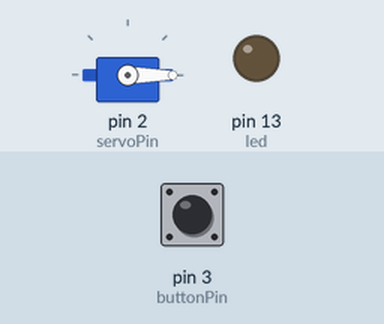
Recording of a sketch running on a simulated Arduino Uno, built with avr-gcc and run on an emulated ATmega328P. On the bench: servo, output pins drawn as LEDs (lit = HIGH). The test bench sets the inputs (shaded band); at power-on: pin 3 (buttonPin) LOW.

Above: at 1.8 s.
1.9 s: pin 3 (buttonPin) pulled HIGH for 3.2 s
At 5.2 s:
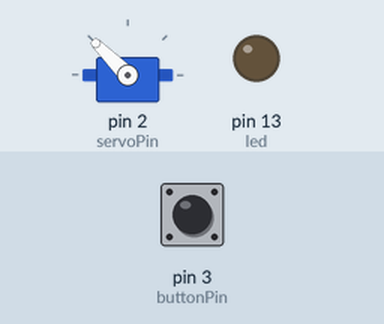
6.6 s: pin 3 (buttonPin) pulled HIGH for 0.15 s
At 7.1 s:
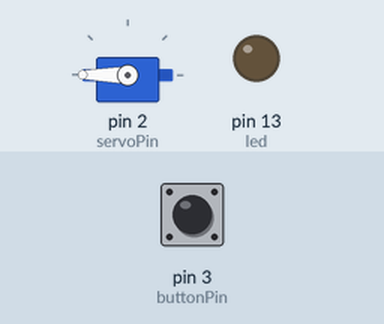
8.2 s: pin 3 (buttonPin) pulled HIGH for 1 s
At 9.5 s:
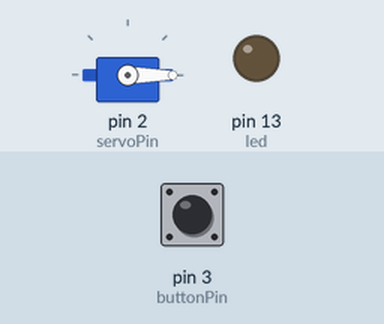
Timing chart, 0 to 11.2 s (numbered marks = the images above; inputs shaded):
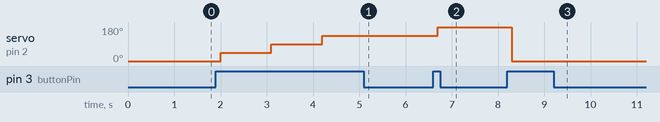

The sketch:

servo_test.ino
```cpp
#include <Servo.h>

Servo servo;

int servoPin = 2;
int buttonPin = 3;

int led = 13;

int pos = 0;
bool changePos = true;

void setup() {
  //set the pin outs
  pinMode(buttonPin, INPUT);
  pinMode(led, OUTPUT);
}

void loop() {
  //change the position if the button was pressed
  if (digitalRead(buttonPin) == HIGH) {
    pos += 45;
    if (pos > 180) {
      pos = 0;
    }
    changePos = true;
    delay(100);
  }

  //change the position of the servo if it is updated
  if (changePos) {
    changePos = false;
    servo.attach(servoPin);
    servo.write(pos);
    delay(1000);
    servo.detach();//detach the servo if it's not used so it doesn't try to correct the position all the time
  }

  //test whether the update flag is on (should not be on)
  /*if (changePos) {
    digitalWrite(led, HIGH);
  }
  else {
    digitalWrite(led, LOW);
  }*/
}
```

Measured:
- after the input at 1.9 s, servo on pin 2 (servoPin): 0° → 45° after 0.10 s, → 90° 1.1 s later, → 135° 1.1 s later
- after the input at 6.6 s, servo on pin 2 (servoPin): 135° → 180° after 0.10 s
- after the input at 8.2 s, servo on pin 2 (servoPin): 180° → 0° after 0.10 s
